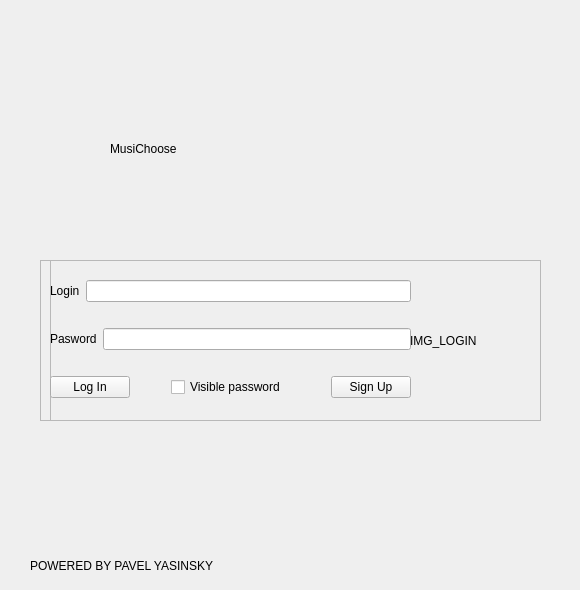
      <widget class="QWidget" name="page">
       <widget class="QLabel" name="nameApp">
        <property name="geometry">
         <rect>
          <x>110</x>
          <y>120</y>
          <width>371</width>
          <height>58</height>
         </rect>
        </property>
        <property name="text">
         <string>MusiChoose</string>
        </property>
       </widget>
       <widget class="QFrame" name="frame">
        <property name="geometry">
         <rect>
          <x>40</x>
          <y>260</y>
          <width>501</width>
          <height>161</height>
         </rect>
        </property>
        <property name="frameShape">
         <enum>QFrame::Shape::StyledPanel</enum>
        </property>
        <property name="frameShadow">
         <enum>QFrame::Shadow::Raised</enum>
        </property>
        <widget class="QFrame" name="logIn_frame_2">
         <property name="geometry">
          <rect>
           <x>10</x>
           <y>0</y>
           <width>491</width>
           <height>161</height>
          </rect>
         </property>
         <property name="frameShape">
          <enum>QFrame::Shape::StyledPanel</enum>
         </property>
         <property name="frameShadow">
          <enum>QFrame::Shadow::Raised</enum>
         </property>
         <widget class="QWidget" name="layoutWidget">
          <property name="geometry">
           <rect>
            <x>0</x>
            <y>0</y>
            <width>361</width>
            <height>161</height>
           </rect>
          </property>
          <layout class="QVBoxLayout" name="verticalLayout_2">
           <item>
            <layout class="QHBoxLayout" name="horizontalLayout">
             <item>
              <widget class="QLabel" name="loginLabel">
               <property name="text">
                <string>Login</string>
               </property>
              </widget>
             </item>
             <item>
              <widget class="QLineEdit" name="loginEdit"/>
             </item>
            </layout>
           </item>
           <item>
            <layout class="QHBoxLayout" name="horizontalLayout_2">
             <item>
              <widget class="QLabel" name="passLabel">
               <property name="text">
                <string>Pasword</string>
               </property>
              </widget>
             </item>
             <item>
              <widget class="QLineEdit" name="passEdit"/>
             </item>
            </layout>
           </item>
           <item>
            <layout class="QHBoxLayout" name="horizontalLayout_3">
             <item>
              <widget class="QPushButton" name="LogIn_button">
               <property name="text">
                <string>Log In</string>
               </property>
              </widget>
             </item>
             <item>
              <spacer name="horizontalSpacer_2">
               <property name="orientation">
                <enum>Qt::Orientation::Horizontal</enum>
               </property>
               <property name="sizeHint" stdset="0">
                <size>
                 <width>40</width>
                 <height>20</height>
                </size>
               </property>
              </spacer>
             </item>
             <item>
              <widget class="QCheckBox" name="visiblePass_checkbox">
               <property name="text">
                <string>Visible password </string>
               </property>
              </widget>
             </item>
             <item>
              <spacer name="horizontalSpacer">
               <property name="orientation">
                <enum>Qt::Orientation::Horizontal</enum>
               </property>
               <property name="sizeHint" stdset="0">
                <size>
                 <width>40</width>
                 <height>20</height>
                </size>
               </property>
              </spacer>
             </item>
             <item>
              <widget class="QPushButton" name="SignUp">
               <property name="text">
                <string>Sign Up</string>
               </property>
              </widget>
             </item>
            </layout>
           </item>
          </layout>
         </widget>
         <widget class="QLabel" name="img_login">
          <property name="geometry">
           <rect>
            <x>360</x>
            <y>0</y>
            <width>131</width>
            <height>161</height>
           </rect>
          </property>
          <property name="text">
           <string>IMG_LOGIN</string>
          </property>
         </widget>
        </widget>
        <widget class="QFrame" name="logIn_frame_1">
         <property name="geometry">
          <rect>
           <x>0</x>
           <y>0</y>
           <width>501</width>
           <height>161</height>
          </rect>
         </property>
         <property name="frameShape">
          <enum>QFrame::Shape::StyledPanel</enum>
         </property>
         <property name="frameShadow">
          <enum>QFrame::Shadow::Raised</enum>
         </property>
        </widget>
        <zorder>logIn_frame_1</zorder>
        <zorder>logIn_frame_2</zorder>
       </widget>
       <widget class="QLabel" name="PAPASHA_GOSLING">
        <property name="geometry">
         <rect>
          <x>30</x>
          <y>550</y>
          <width>541</width>
          <height>31</height>
         </rect>
        </property>
        <property name="text">
         <string>POWERED BY PAVEL YASINSKY</string>
        </property>
       </widget>
      </widget>
